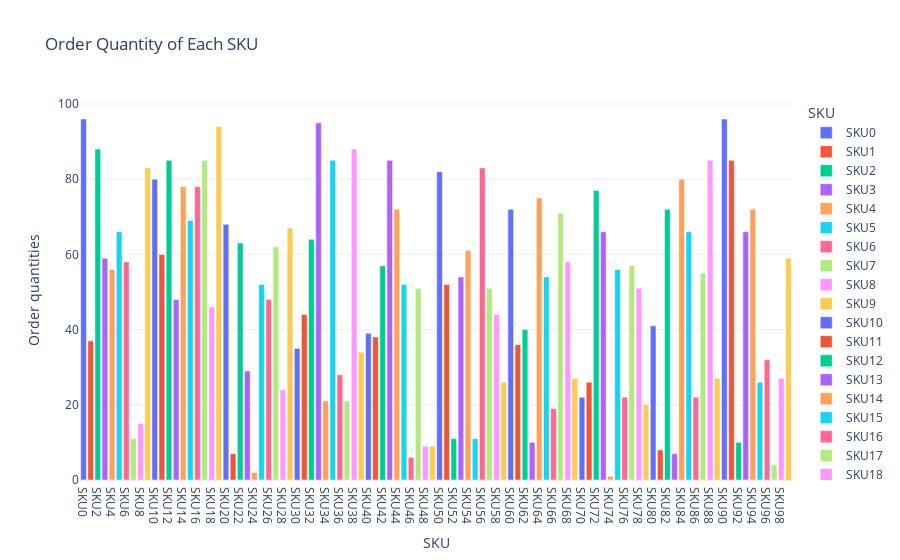

Source (notebook cell):
### Code cell
#Fifth Question
fig = px.bar(df, x='SKU', y='Order quantities', title='Order Quantity of Each SKU',color='SKU')
fig.show()
